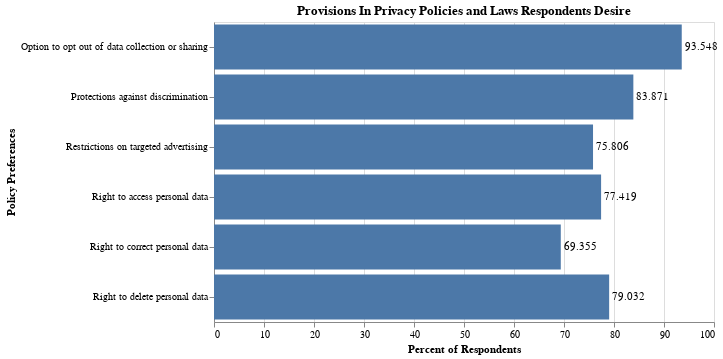

The notebook cell saved with this chart:
### Code cell
def analyze_policy_preferences(df):
    '''
    Process and analyze data correspond to the survey question "Which of the following do you think should be included in data privacy laws and policies? (Select all that apply)" 
    Returns a dataframe with percentages, per response category, of policy preferences that survey respondents have.
    Graphs a corresponding plot of frequencies by each response.
    '''
    # Split by comma and explode into rows and strip whitespace
    split_df = df["included_laws"].str.split(",").explode()
    split_df = split_df.str.strip()

    # One-Hot Encode Columns
    one_hot = pd.get_dummies(split_df)
    one_hot = one_hot.groupby(split_df.index).max()
    one_hot = pd.DataFrame(one_hot)

    # Calculate Percentages and put in a dictionary
    percentages = dict(zip(one_hot.columns, np.round(one_hot.mean() * 100, 3)))
    percent_df = pd.DataFrame({
        'Category': list(percentages.keys()),
        'Percent': list(percentages.values())
    })

    # Graph
    bars = (
        alt.Chart(percent_df)
        .mark_bar()
        .encode(
            x=alt.X('Percent:Q', title='Percent of Respondents'),
            y=alt.Y('Category:N', title="Policy Preferences", axis=alt.Axis(labelLimit=300)),
            tooltip=['Category', 'Percent']
        )
        .properties(height=300, width=500, title="Provisions In Privacy Policies and Laws Respondents Desire")
    )

    text = bars.mark_text(
        align='left',
        baseline='middle',
        dx=3
    ).encode(
        text='Percent:Q'
    )

    display(percent_df)
    chart = bars + text

    return chart

survey_user_controls = analyze_policy_preferences(survey)
display(survey_user_controls)
survey_user_controls.save("imgs/Provisions In Privacy Policies and Laws Respondents Desire.svg")

### Figure 1 — Vega-Lite specification as saved in the notebook (floating-point values rounded to 4 significant figures)
{"config": {"view": {"continuousWidth": 300, "continuousHeight": 300}}, "layer": [{"mark": {"type": "bar"}, "encoding": {"tooltip": [{"field": "Category", "type": "nominal"}, {"field": "Percent", "type": "quantitative"}], "x": {"field": "Percent", "title": "Percent of Respondents", "type": "quantitative"}, "y": {"axis": {"labelLimit": 300}, "field": "Category", "title": "Policy Preferences", "type": "nominal"}}, "title": "Provisions In Privacy Policies and Laws Respondents Desire"}, {"mark": {"type": "text", "align": "left", "baseline": "middle", "dx": 3}, "encoding": {"text": {"field": "Percent", "type": "quantitative"}, "tooltip": [{"field": "Category", "type": "nominal"}, {"field": "Percent", "type": "quantitative"}], "x": {"field": "Percent", "title": "Percent of Respondents", "type": "quantitative"}, "y": {"axis": {"labelLimit": 300}, "field": "Category", "title": "Policy Preferences", "type": "nominal"}}, "title": "Provisions In Privacy Policies and Laws Respondents Desire"}], "data": {"name": "data-4df47fc222a83335ba543e1b82683b68"}, "height": 300, "width": 500, "$schema": "https://vega.github.io/schema/vega-lite/v5.20.1.json", "datasets": {"data-4df47fc222a83335ba543e1b82683b68": [{"Category": "Option to opt out of data collection or sharing", "Percent": 93.55}, {"Category": "Protections against discrimination", "Percent": 83.87}, {"Category": "Restrictions on targeted advertising", "Percent": 75.81}, {"Category": "Right to access personal data", "Percent": 77.42}, {"Category": "Right to correct personal data", "Percent": 69.36}, {"Category": "Right to delete personal data", "Percent": 79.03}]}}
